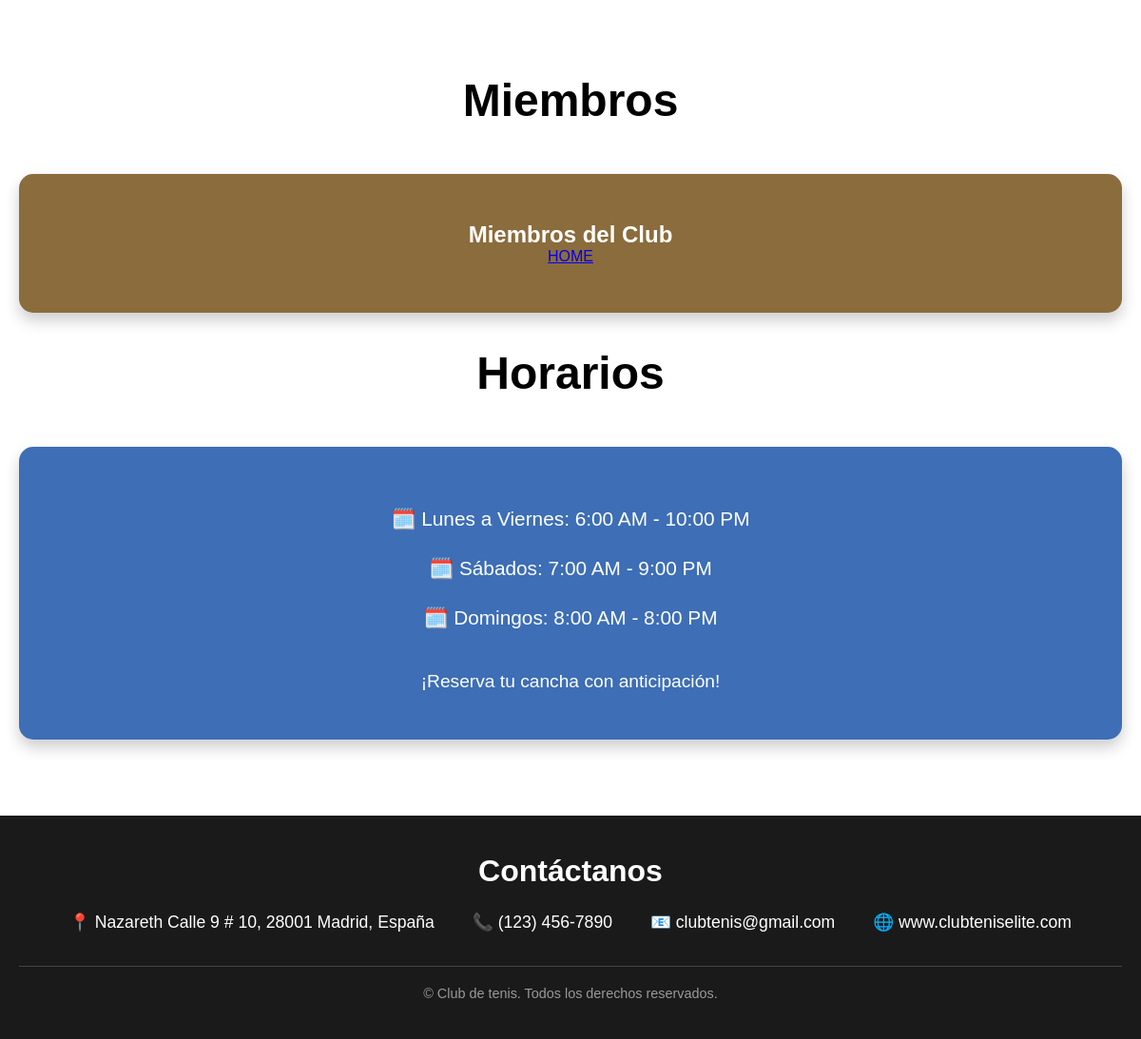
Page /members/ (lower part) on the earlier database version.
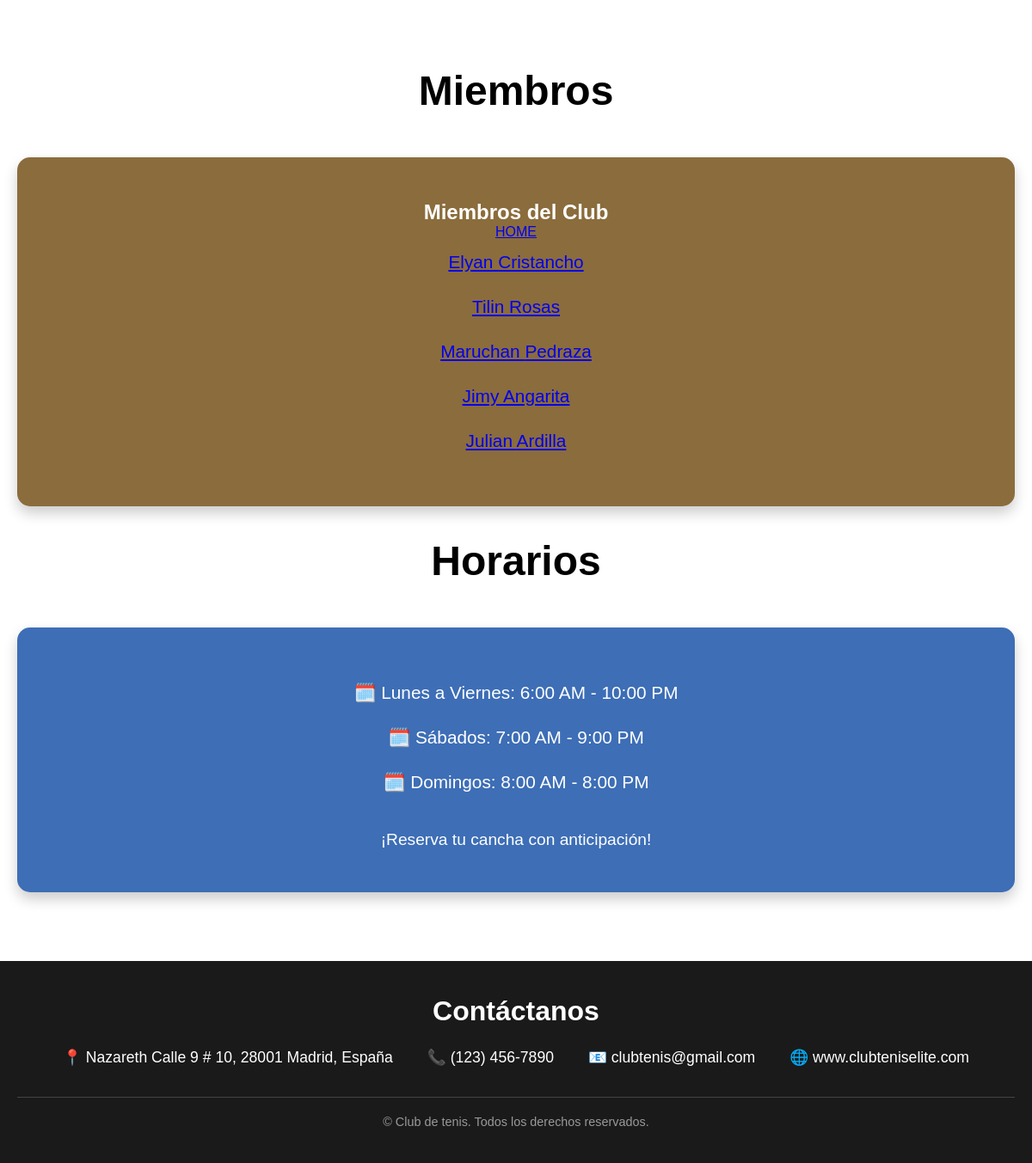
Same page on the later database version.
### members/models.py (models this page shows, shortened)
class Member(models.Model):
  firstname = models.CharField(max_length=255)
  lastname = models.CharField(max_length=255)
  phone = models.IntegerField(null=True)
  joined_date = models.DateField(null=True)
  favorite_game = models.CharField(null=True)
  playing_hours = models.IntegerField(null=True)
  game_gender = models.CharField(null=True)

### members/views.py (the view)
# urls.py: path('members/', views.members, name='members'),
def members(request):
  mymembers = Member.objects.all().values()
  template = loader.get_template('all_members.html')
  context = {
    'mymembers': mymembers,
  }
  return HttpResponse(template.render(context, request))

### members/templates/all_members.html (shortened to what this page needs)
{% extends "master.html" %}
{% block content %}
  <p><a href="/">HOME</a></p>
  <ul>
    {% for x in mymembers %}
      <li><a href="details/{{ x.id }}">{{ x.firstname }} {{ x.lastname }}</a></li>
    {% endfor %}
  </ul>
{% endblock %}

### members/templates/master.html (shortened to what this page needs)
<!DOCTYPE html>
<html lang="es">
<head>
</head>
<body>
    <section id="horarios">
        <div class="container">
            <h2>Miembros</h2>
            <div class="MIEMBROS-content">
                <h1>Miembros del Club</h1>
                <div> {% block content %}
                {% endblock %}
                </div>
            </div>
            <br>
            <br>
            <h2>Horarios</h2>
            <div class="horarios-content">
                <ul>
                    <li>🗓️ Lunes a Viernes: 6:00 AM - 10:00 PM</li>
                    <li>🗓️ Sábados: 7:00 AM - 9:00 PM</li>
                    <li>🗓️ Domingos: 8:00 AM - 8:00 PM</li>
                </ul>
                <p style="margin-top: 30px; font-size: 1.2em;">¡Reserva tu cancha con anticipación!</p>
            </div>
        </div>
    </section>
    <footer>
        <div class="container">
            <h3>Contáctanos</h3>
            <div class="contacto-info">
                <p>📍 Nazareth Calle 9 # 10, 28001 Madrid, España</p>
                <p>📞 (123) 456-7890</p>
                <p>📧 clubtenis@gmail.com</p>
                <p>🌐 www.clubteniselite.com</p>
            </div>
            <div class="copyright">
                <p>&copy; Club de tenis. Todos los derechos reservados.</p>
            </div>
        </div>
    </footer>
</body>
</html>

### members/templates/master.html (style rules this page uses)
* { margin: 0; padding: 0; box-sizing: border-box; }
body { font-family: 'Arial', sans-serif; }
section { min-height: 100vh; padding: 80px 20px; display: flex; align-items: center; justify-content: center; }
.container { max-width: 1200px; width: 100%; }
section h2 { text-align: center; font-size: 3em; margin-bottom: 50px; color: #000000ff; }
#horarios { background: white; }
.horarios-content { background: #3d6eb6ff; color: white; padding: 50px; border-radius: 15px; text-align: center; box-shadow: 0 8px 16px rgba(0,0,0,0.2); }
.horarios-content ul { list-style: none; font-size: 1.3em; line-height: 2.5; }
footer { background: #1a1a1a; color: white; padding: 40px 20px; text-align: center; }
footer .container { max-width: 1200px; margin: 0 auto; }
footer h3 { font-size: 2em; margin-bottom: 20px; color: #ffffffff; }
.contacto-info { display: flex; justify-content: center; gap: 40px; flex-wrap: wrap; margin: 20px 0; }
.contacto-info p { font-size: 1.1em; margin: 5px 0; }
footer .copyright { margin-top: 30px; padding-top: 20px; border-top: 1px solid #444; font-size: 0.9em; color: #999; }
.MIEMBROS-content { background: #8b6c3cff; color: white; padding: 50px; border-radius: 15px; text-align: center; box-shadow: 0 8px 16px rgba(0,0,0,0.2); }
.MIEMBROS-content ul { list-style: none; font-size: 1.3em; line-height: 2.5; }

Differences in the rows shown:
added Member: firstname "Elyan", lastname "Cristancho"
added Member: firstname "Tilin", lastname "Rosas"
added Member: firstname "Maruchan", lastname "Pedraza"
added Member: firstname "Jimy", lastname "Angarita"
added Member: firstname "Julian", lastname "Ardilla"
